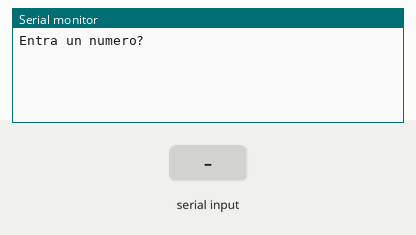
The sketch below on a simulated Arduino Uno, built with avr-gcc and run on an emulated ATmega328P. On the bench: the last lines printed to the serial monitor. Inputs (shaded band) come from the test bench.

Above: at 1.2 s.
1.3 s: "90,45\n" received over Serial
At 1.7 s:
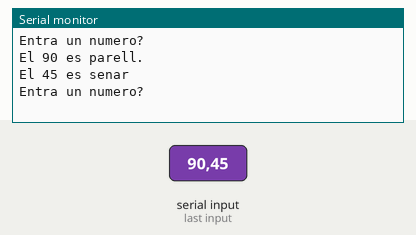
2.8 s: "30,150\n" received over Serial
At 4.2 s:
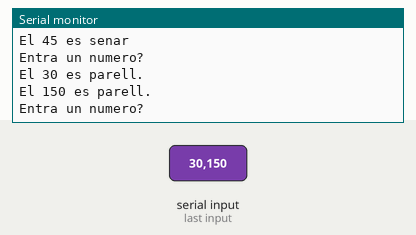

Measured:
- after the input at 1.3 s, the serial monitor: prints a new line at once (image 1)
- after the input at 2.8 s, the serial monitor: prints a new line at once (image 2)

The sketch:

number_comunication_2.ino
```cpp
/**********************************************************************************
**                                                                               **
**                                  TÍTOL: Number comunication  2                **
**                                                                               **
**   Nom: Kevin Steven Bermeo Alvarado                           Data:04/02/2017 **
**********************************************************************************/

//************************* INCLUDE ***********************************************

//********** Variables ********************************************************
long n;
long r;
//********** Setup ************************************************************
void setup() {
  Serial.begin(9600);        // initialize serial
  Serial.println("Entra un numero?");
}
//********** Loop *************************************************************
void loop()
{
  while (Serial.available() > 0)
  {                                  // Si hay una libreía disponible, procedera a leerla
    n = Serial.parseInt();                                         // Buscara un valor válido en el Stream, que es la base de datos para binarios.
      Serial.print ("El ");
      Serial.print (n);                                            //Muestra el valor que le introduzcamos
      Serial.print  (" es ");
     r=n%2;

  if ( r == 0 )
  {
      Serial.println  ("parell.");
  }
  else
  {
    Serial.println ("senar");
  }
   if (Serial.read() == '\n')                                       //Una vez leido el serial agrega una linea nueva
    {                                                         //look for newline. Is the end of your sentence
      Serial.println( );
      Serial.println("Entra un numero?");      //mostra el resultats i fa de nou la pregunta inicial)
    }
  }
  }
```
